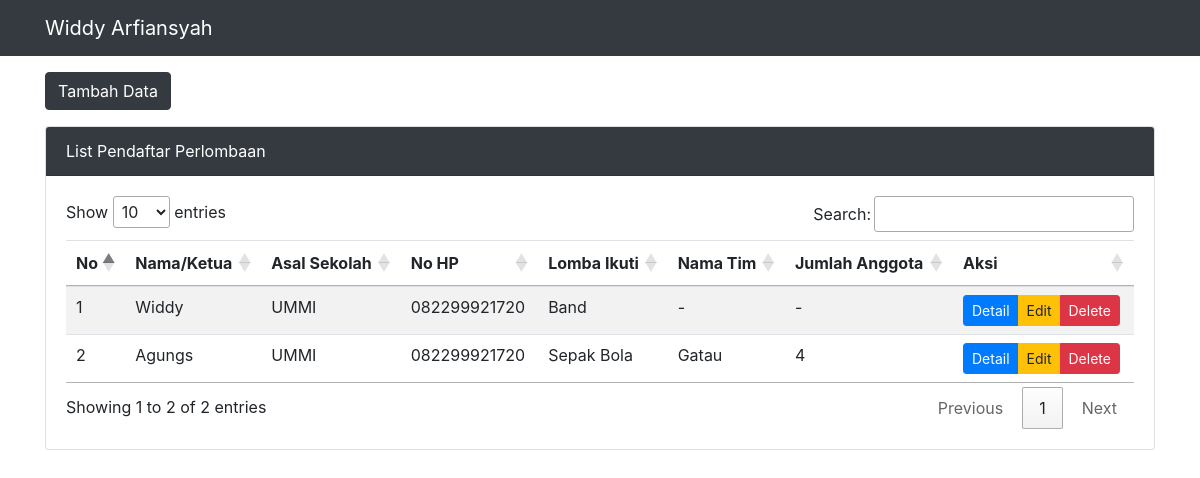
The page /public/index.php on the database its author committed.
### tables this page shows
CREATE TABLE `pendaftar_perlombaan` (
  `id` int(11) NOT NULL,
  `nama_ketua` varchar(56) NOT NULL,
  `asal_sekolah` varchar(56) NOT NULL,
  `no_hp` varchar(56) NOT NULL,
  `lomba_diikuti` int(11) NOT NULL,
  `nama_tim` varchar(56) DEFAULT NULL,
  `jumlah_anggota` varchar(11) DEFAULT NULL
);

CREATE TABLE `jenis_perlombaan` (
  `id` int(11) NOT NULL,
  `perlombaan` varchar(56) NOT NULL,
  `tim` int(11) NOT NULL
);

### app/core/Controller.php (called while the page is built, shortened)
<?php
class Controller
{
    public function view($file, $data = [])
    {
        require_once('../app/views/' . $file . '.php');
    }
    public function model($file)
    {
        return new $file;
    }
}

### app/controllers/Home.php (called while the page is built, shortened)
<?php
class Home extends Controller
{
    public function index()
    {
        $data = [
            'title' => 'Welcome',
            'perlombaan' => $this->model('Home_model')->getAllPerlombaan(),
            'jenisPerlombaan' => $this->model('Home_model')->getJenisPerlombaan()
        ];
        $this->view('template/header', $data);
        $this->view('home/index', $data);
        $this->view('template/footer', $data);
    }
}

### app/core/App.php (called while the page is built, shortened)
<?php
class App
{
    protected $method = 'index';
    protected $params = [];
    public function __construct()
    {
        $this->controller = new $this->controller;
        call_user_func_array([$this->controller, $this->method], $this->params);
    }
}

### public/index.php (called while the page is built, shortened)
<?php
new App;

### app/core/Database.php (called while the page is built, shortened)
<?php
class Database
{
    private $host = DB_HOST;
    private $user = DB_USER;
    private $pass = DB_PASS;
    private $db_name = DB_NAME;
    private $stmt;
    private $dbh;
    public function __construct()
    {
        $dsn = "mysql:host=$this->host;dbname=$this->db_name";
        $options = [PDO::ATTR_ERRMODE => PDO::ERRMODE_EXCEPTION];
        try {
            $this->dbh = new PDO($dsn, $this->user, $this->pass, $options);
        } catch (PDOException $err) {
            die("Terdapat kesalahan database atau query {$err->getMessage()}");
        }
    }
    public function query($query)
    {
        $this->stmt = $this->dbh->prepare($query);
    }
    public function execute()
    {
        $this->stmt->execute();
    }
    public function getResultArray()
    {
        $this->execute();
        return $this->stmt->fetchAll();
    }
}

### app/models/Home_model.php (called while the page is built, shortened)
<?php
class Home_model
{
    protected $db;
    protected $table = 'pendaftar_perlombaan';
    protected $table_2 = 'jenis_perlombaan';
    public function __construct()
    {
        $this->db = new Database();
    }
    public function getAllPerlombaan()
    {
        $this->db->query(
            "SELECT a.id as idPendaftar, a.nama_ketua, a.asal_sekolah, a.no_hp, a.lomba_diikuti, a.nama_tim, a.jumlah_anggota, b.id, b.perlombaan
            FROM $this->table a
            JOIN $this->table_2 b ON a.lomba_diikuti = b.id"
        );
        return $this->db->getResultArray();
    }
    public function getJenisPerlombaan()
    {
        $this->db->query("SELECT * FROM $this->table_2");
        return $this->db->getResultArray();
    }
}

### app/views/home/index.php (the view, shortened to what this page needs)
<div class="container mt-3">
    <button class="btn btn-dark mb-3 tambahPerlombaan" data-toggle="modal" data-target="#modal">Tambah Data</button>
    <div class="card">
        <div class="card-header bg-dark text-white">
            List Pendaftar Perlombaan
        </div>
        <div class="card-body">
            <table class="table table-striped" id="mytable">
                <thead>
                    <tr>
                        <th>No</th>
                        <th>Nama/Ketua</th>
                        <th>Asal Sekolah</th>
                        <th>No HP</th>
                        <th>Lomba Ikuti</th>
                        <th>Nama Tim</th>
                        <th>Jumlah Anggota</th>
                        <th>Aksi</th>
                    </tr>
                </thead>
                <tbody>
                    <?php $no = 1;
                    foreach ($data['perlombaan'] as $pendaftar) : ?>
                        <tr>
                            <td><?= $no++ ?></td>
                            <td><?= $pendaftar['nama_ketua'] ?></td>
                            <td><?= $pendaftar['asal_sekolah'] ?></td>
                            <td><?= $pendaftar['no_hp'] ?></td>
                            <td><?= $pendaftar['perlombaan'] ?></td>
                            <td><?= $pendaftar['nama_tim'] == null ? '-' : $pendaftar['nama_tim'] ?></td>
                            <td><?= $pendaftar['jumlah_anggota'] == null ? '-' : $pendaftar['jumlah_anggota'] ?></td>
                            <td>
                                <div class="btn-group" role="group" aria-label="Basic example">
                                    <a data-toggle="modal" data-target="#detailModal" class="btn btn-primary btn-sm detailPerlombaan" data-id="<?= $pendaftar['idPendaftar'] ?>">Detail</a>
                                    <a href="<?= base_url ?>/home/ubah_data/<?= $pendaftar['idPendaftar'] ?>" data-toggle="modal" data-target="#modal" class="btn btn-warning btn-sm editPerlombaan" data-id="<?= $pendaftar['idPendaftar'] ?>">Edit</a>
                                    <a href="<?= base_url ?>/home/hapus_data/<?= $pendaftar['idPendaftar'] ?>" class="btn btn-danger btn-sm">Delete</a>
                                </div>
                            </td>
                        </tr>
                    <?php endforeach ?>
                </tbody>
            </table>
        </div>
    </div>
</div>

### app/views/template/header.php (shortened to what this page needs)
<!DOCTYPE html>
<html lang="en">
<head>
    <link rel="stylesheet" href="<?= base_url ?>/css/bootstrap.min.css">
    <link rel="stylesheet" type="text/css" href="https://cdn.datatables.net/1.10.23/css/jquery.dataTables.css">
</head>
<body>
<nav class="navbar navbar-expand-lg navbar-dark bg-dark">
  <div class="container">
  <a class="navbar-brand" href="#">Widdy Arfiansyah</a>
  </div>
</nav>

### app/views/template/footer.php (shortened to what this page needs)
</body>
</html>

### rows shown on the page
pendaftar_perlombaan: nama_ketua "Widdy", asal_sekolah "UMMI", no_hp "082299921720", jenis_perlombaan.perlombaan "Band"
pendaftar_perlombaan: nama_ketua "Agungs", asal_sekolah "UMMI", no_hp "082299921720", jenis_perlombaan.perlombaan "Sepak Bola", nama_tim "Gatau", jumlah_anggota "4"
